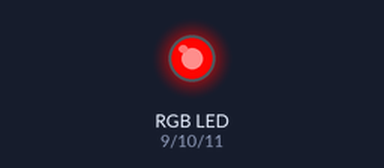
This sketch was run on a simulated Arduino Uno, built with avr-gcc and run on an emulated ATmega328P. Parts: an RGB LED mixed from three pins (HIGH = lit). Dim RGB values are drawn brighter than linear.

Above: at 0.05 s.
At 0.95 s:
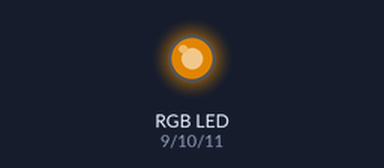
At 1.8 s:
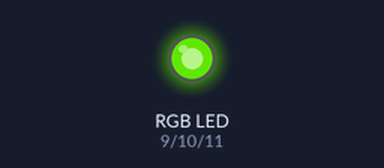
At 3.6 s:
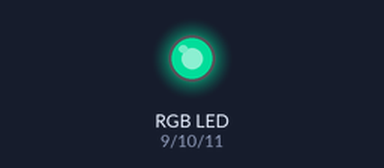
At 5.35 s:
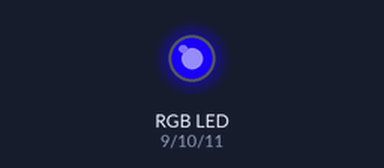
At 7.15 s:
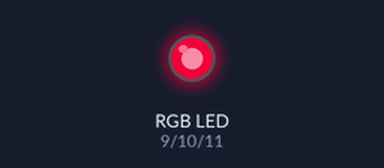
Timing chart, 0 to 10.0 s (numbered marks = the images above):
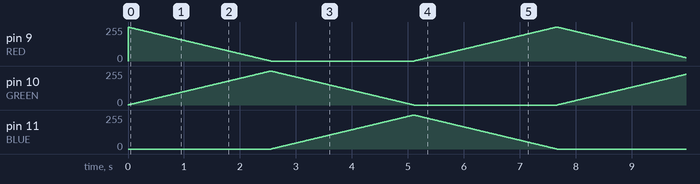

The sketch:

Blink.ino
```cpp
/*
Color LED

*/

#define RED 9
#define GREEN 10
#define BLUE 11

void setup() {
//  pinMode(13, OUTPUT);
//  digitalWrite(13, LOW);

  pinMode(RED, OUTPUT);
  pinMode(GREEN, OUTPUT);
  pinMode(BLUE, OUTPUT);
  digitalWrite(RED, HIGH);
  digitalWrite(GREEN, LOW);
  digitalWrite(BLUE, LOW);
}

// define variables
int redValue;
int greenValue;
int blueValue;

auto shine = true;

// the loop function runs over and over again forever
void loop() {
#define delayTime 10 // fading time between colors

  redValue = 255; // choose a value between 1 and 255 to change the color.
  greenValue = 0;
  blueValue = 0;

  // this is unnecessary as we've either turned on RED in SETUP
  // or in the previous loop ... regardless, this turns RED off
  // analogWrite(RED, 0);
  // delay(1000);

  for (int i = 0; i < 255; i += 1) // fades out red bring green full when i=255
  {
    redValue -= 1;
    greenValue += 1;
    // The following was reversed, counting in the wrong directions
    // analogWrite(RED, 255 - redValue);
    // analogWrite(GREEN, 255 - greenValue);
    analogWrite(RED, redValue);
    analogWrite(GREEN, greenValue);
    delay(delayTime);
  }

  redValue = 0;
  greenValue = 255;
  blueValue = 0;

  for (int i = 0; i < 255; i += 1) // fades out green bring blue full when i=255
  {
    greenValue -= 1;
    blueValue += 1;
    // The following was reversed, counting in the wrong directions
    // analogWrite(GREEN, 255 - greenValue);
    // analogWrite(BLUE, 255 - blueValue);
    analogWrite(GREEN, greenValue);
    analogWrite(BLUE, blueValue);
    delay(delayTime);
  }

  redValue = 0;
  greenValue = 0;
  blueValue = 255;

  for (int i = 0; i < 255; i += 1) // fades out blue bring red full when i=255
  {
    // The following code has been rearranged to match the other two similar sections
    blueValue -= 1;
    redValue += 1;
    // The following was reversed, counting in the wrong directions
    // analogWrite(BLUE, 255 - blueValue);
    // analogWrite(RED, 255 - redValue);
    analogWrite(BLUE, blueValue);
    analogWrite(RED, redValue);
    delay(delayTime);
  }
}
```
